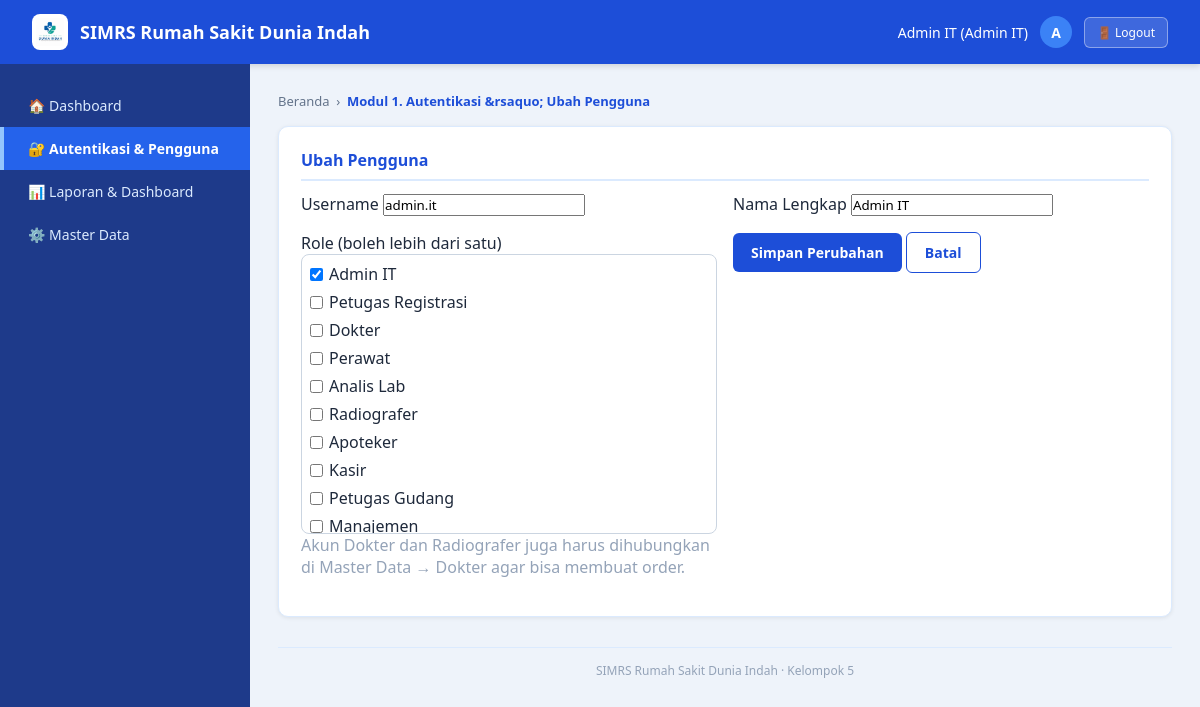
The app's page /simrs/modules/auth/form.php?id=1 (signed in) with its own data.
### tables this page shows
CREATE TABLE `users` (
  `user_id` int(10) UNSIGNED NOT NULL,
  `username` varchar(50) NOT NULL,
  `password_hash` varchar(255) NOT NULL,
  `nama` varchar(100) NOT NULL,
  `status` enum('active','inactive') NOT NULL DEFAULT 'active'
);

### simrs/includes/functions.php (called while the page is built, shortened)
<?php
function e(mixed $value): string
{
    return htmlspecialchars((string) $value, ENT_QUOTES | ENT_SUBSTITUTE, 'UTF-8');
}
function url(string $path = ''): string
{
    return BASE_URL . '/' . ltrim($path, '/');
}

### simrs/includes/auth.php (called while the page is built, shortened)
<?php
function current_user(): ?array
{
    return $_SESSION['user'] ?? null;
}

### simrs/config/database.php (called while the page is built, shortened)
<?php
function db(): PDO
{
    static $pdo = null;
    if ($pdo instanceof PDO) {
        return $pdo;
    }
    $dsn = sprintf(
        'mysql:host=%s;port=%s;dbname=%s;charset=%s',
        DB_HOST,
        DB_PORT,
        DB_NAME,
        DB_CHARSET
    );
    try {
        $pdo = new PDO($dsn, DB_USER, DB_PASS, [
            PDO::ATTR_ERRMODE            => PDO::ERRMODE_EXCEPTION,
            PDO::ATTR_DEFAULT_FETCH_MODE => PDO::FETCH_ASSOC,
            PDO::ATTR_EMULATE_PREPARES   => false,
        ]);
    } catch (PDOException $e) {
        error_log('Koneksi database gagal: ' . $e->getMessage());
        http_response_code(500);
        exit('Koneksi database gagal. Pastikan MySQL di XAMPP sudah berjalan dan pengaturan di config/database.php benar.');
    }
    return $pdo;
}

### simrs/includes/users.php (called while the page is built, shortened)
<?php
function usr_find(int $id): ?array
{
    $stmt = db()->prepare('SELECT user_id, username, nama, status FROM users WHERE user_id = :id LIMIT 1');
    $stmt->execute([':id' => $id]);
    $row = $stmt->fetch();
    return $row === false ? null : $row;
}
function usr_role_ids(int $userId): array
{
    $stmt = db()->prepare('SELECT role_id FROM user_roles WHERE user_id = :id');
    $stmt->execute([':id' => $userId]);
    return array_map('intval', $stmt->fetchAll(PDO::FETCH_COLUMN));
}

### simrs/modules/auth/form.php (the view, shortened to what this page needs)
<?php
require_once APP_ROOT . '/includes/users.php';
$id   = (int) ($_GET['id'] ?? $_POST['id'] ?? 0);
$mode = $id > 0 ? 'edit' : 'create';
$user = null;
if ($mode === 'edit') {
    $user = usr_find($id);
}
$allRoles = usr_all_roles();
$created  = null;
$old      = [
    'username' => $user['username'] ?? '',
    'nama'     => $user['nama'] ?? '',
    'roles'    => $mode === 'edit' ? usr_role_ids($id) : [],
];
$pageTitle    = $mode === 'edit' ? 'Ubah Pengguna' : 'Pengguna Baru';
$breadcrumb   = 'Modul 1. Autentikasi &rsaquo; ' . $pageTitle;
require APP_ROOT . '/includes/layout_header.php';
?>
<?php if ($created): ?>
<div class="card">
  <h2>✅ Pengguna Dibuat</h2>
  <p>Username: <code class="k"><?= e($created['username']) ?></code></p>
  <p>Password sementara: <code class="k" style="font-size:18px"><?= e($created['password']) ?></code></p>
  <div class="alert alert-warning">Catat sekarang dan sampaikan lewat jalur aman. Password ini <b>tidak akan ditampilkan lagi</b>. Minta pengguna menggantinya lewat halaman "Ubah Password Saya".</div>
  <a class="btn btn-primary" href="<?= e(url('modules/auth/index.php')) ?>">Kembali ke Daftar</a>
</div>
<?php else: ?>
<div class="card">
  <h2><?= e($pageTitle) ?></h2>
  <form method="post" action="<?= e(url('modules/auth/form.php' . ($mode === 'edit' ? '?id=' . $id : ''))) ?>" class="form-grid">
    <div class="form-row">
      <label for="username">Username</label>
      <input type="text" id="username" name="username" maxlength="50" value="<?= e($old['username']) ?>" <?= $mode === 'edit' ? 'readonly' : 'required' ?>>
    </div>
    <div class="form-row">
      <label for="nama">Nama Lengkap</label>
      <input type="text" id="nama" name="nama" maxlength="100" value="<?= e($old['nama']) ?>" required>
    </div>
    <div class="form-row full">
      <label>Role (boleh lebih dari satu)</label>
      <div class="cp-checks">
        <?php foreach ($allRoles as $rid => [$rname, $rdesc]): ?>
          <label title="<?= e($rdesc) ?>"><input type="checkbox" name="roles[]" value="<?= $rid ?>" <?= in_array($rid, $old['roles'], true) ? 'checked' : '' ?>> <?= e($rname) ?></label>
        <?php endforeach; ?>
      </div>
      <div class="muted">Akun Dokter dan Radiografer juga harus dihubungkan di Master Data &rarr; Dokter agar bisa membuat order.</div>
    </div>
    <div class="form-row full">
      <button type="submit" class="btn btn-primary"><?= $mode === 'edit' ? 'Simpan Perubahan' : 'Buat Pengguna' ?></button>
      <a class="btn btn-outline" href="<?= e(url('modules/auth/index.php')) ?>">Batal</a>
    </div>
  </form>
</div>
<?php endif; ?>
<?php require APP_ROOT . '/includes/layout_footer.php'; ?>

### simrs/includes/layout_header.php (shortened to what this page needs)
<?php
$pageTitle    = $pageTitle    ?? 'SIMRS';
$breadcrumb   = $breadcrumb   ?? $pageTitle;
$user    = current_user();
$inisial = mb_strtoupper(mb_substr((string) $user['nama'], 0, 1));
$peran   = implode(', ', $user['roles']);
?>
<!DOCTYPE html>
<html lang="id">
<head>
<link rel="stylesheet" href="<?= e(url('assets/css/app.css')) ?>">
</head>
<body>
  <div class="navbar">
    <div class="brand">
      <div class="brand-mini"><img src="<?= e(url('assets/images/logo-rs.png')) ?>" alt="Logo RS Dunia Indah"></div>
      <h1>SIMRS Rumah Sakit Dunia Indah</h1>
    </div>
    <div class="user-info">
      <span><?= e($user['nama']) ?> (<?= e($peran) ?>)</span>
      <div class="avatar"><?= e($inisial) ?></div>
      <form method="post" action="<?= e(url('logout.php')) ?>" class="logout-form">
        <button type="submit" class="logout-btn">🚪 Logout</button>
      </form>
    </div>
  </div>
  <div class="layout">
    <?php require APP_ROOT . '/includes/layout_sidebar.php'; ?>
    <div class="content">
      <div class="breadcrumb">Beranda &nbsp;›&nbsp; <span><?= e($breadcrumb) ?></span></div>

### simrs/assets/css/app.css (style rules this page uses)
:root { --biru-utama: #1d4ed8; --biru-tua: #1e3a8a; --biru-hover: #1e40af; --biru-muda: #eff6ff; --biru-garis: #dbeafe; --latar: #eef3fa; --teks: #1e293b; --teks-redup: #64748b; }
* { margin: 0; padding: 0; box-sizing: border-box; font-family: 'Segoe UI', Arial, sans-serif; }
body { background: var(--latar); color: var(--teks); }
.btn { padding: 10px 18px; border: none; border-radius: 6px; cursor: pointer; font-size: 14px; font-weight: 600; }
.btn-primary { background: var(--biru-utama); color: #fff; }
.btn-outline { background: #fff; color: var(--biru-utama); border: 1px solid var(--biru-utama); }
.card { background: #fff; border-radius: 10px; padding: 22px; margin-bottom: 22px; border: 1px solid var(--biru-garis); box-shadow: 0 1px 4px rgba(0, 0, 0, 0.08); }
.card h2 { font-size: 16px; color: var(--biru-utama); border-bottom: 2px solid var(--biru-garis); padding-bottom: 8px; margin-bottom: 12px; }
.navbar { background: var(--biru-utama); color: #fff; padding: 14px 32px; display: flex; justify-content: space-between; align-items: center; box-shadow: 0 2px 6px rgba(0, 0, 0, 0.15); }
.navbar .brand { display: flex; align-items: center; gap: 12px; }
.navbar .brand-mini { width: 36px; height: 36px; background: #fff; border-radius: 8px; display: flex; align-items: center; justify-content: center; overflow: hidden; padding: 4px; }
.navbar .brand-mini img { max-width: 100%; max-height: 100%; object-fit: contain; }
.navbar h1 { font-size: 18px; font-weight: 600; }
.navbar .user-info { display: flex; align-items: center; gap: 12px; font-size: 14px; }
.navbar .avatar { width: 32px; height: 32px; border-radius: 50%; background: #3b82f6; display: flex; align-items: center; justify-content: center; font-weight: bold; }
.navbar .logout-form { margin: 0; }
.navbar .logout-btn { background: rgba(255, 255, 255, 0.15); border: 1px solid rgba(255, 255, 255, 0.4); color: #fff; padding: 6px 12px; border-radius: 6px; font-size: 12px; cursor: pointer; }
.layout { display: flex; min-height: calc(100vh - 64px); }
.content { flex: 1; padding: 28px; min-width: 0; }
.breadcrumb { font-size: 13px; color: var(--teks-redup); margin-bottom: 16px; }
.breadcrumb span { color: var(--biru-utama); font-weight: 600; }
a.btn { display: inline-block; text-decoration: none; }
.muted { color: #94a3b8; }
.form-grid { display: grid; grid-template-columns: 1fr 1fr; gap: 16px; margin-bottom: 16px; }
.cp-checks { display:grid;grid-template-columns:repeat(auto-fill,minmax(240px,1fr));gap:6px;max-height:280px;overflow:auto;padding:8px;border:1px solid #cbd5e1;border-radius:8px }
.cp-checks label { display:flex;gap:6px;align-items:center;font-weight:400 }

### records on screen
users: nama "Admin IT", nama "A", username "admin.it"

### other values on screen
$modul['icon'] "🔐"
$modul['label'] "Autentikasi & Pengguna"
$modul['icon'] "📊"
$modul['label'] "Laporan & Dashboard"
$modul['icon'] "⚙️"
$modul['label'] "Master Data"
$breadcrumb "Modul 1. Autentikasi &rsaquo; Ubah Pengguna"
$pageTitle "Ubah Pengguna"
$rname "Petugas Registrasi"
$rname "Dokter"
$rname "Perawat"
$rname "Analis Lab"
$rname "Radiografer"
$rname "Apoteker"
$rname "Kasir"
